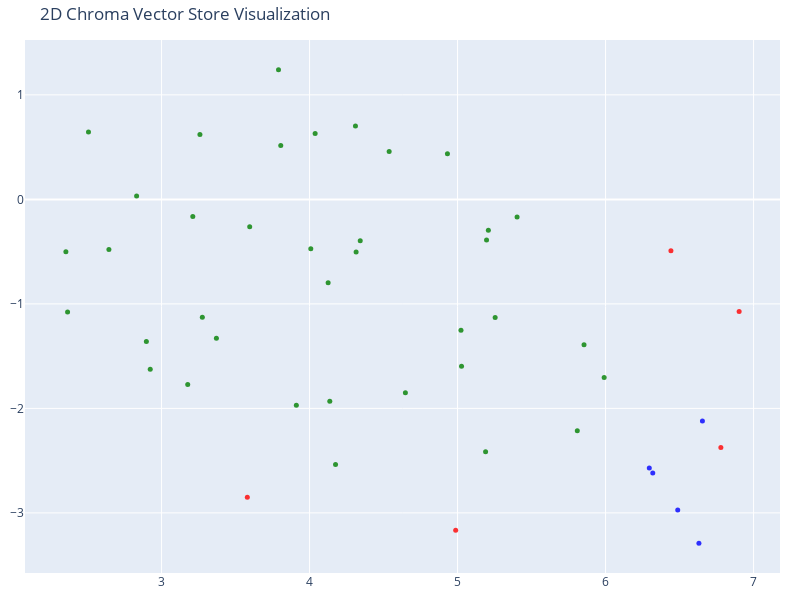

The cell this chart's notebook holds for it:
### Code cell
# We humans find it easier to visalize things in 2D!
# Reduce the dimensionality of the vectors to 2D using t-SNE
# (t-distributed stochastic neighbor embedding)

from sklearn.manifold import TSNE
import plotly.graph_objects as go

tsne = TSNE(n_components=2, random_state=42)
reduced_vectors = tsne.fit_transform(vectors)

# Create the 2D scatter plot
fig = go.Figure(data=[go.Scatter(
    x=reduced_vectors[:, 0],
    y=reduced_vectors[:, 1],
    mode='markers',
    marker=dict(size=5, color=colors, opacity=0.8),
    text=[f"Type: {t}<br>Text: {d[:100]}..." for t, d in zip(doc_types, documents)],
    hoverinfo='text'
)])

fig.update_layout(
    title='2D Chroma Vector Store Visualization',
    scene=dict(xaxis_title='x',yaxis_title='y'),
    width=800,
    height=600,
    margin=dict(r=20, b=10, l=10, t=40)
)

fig.show()

### Figure 1 — Plotly figure (JSON) as saved in the notebook; plotly's stock layout.template omitted (floating-point values rounded to 4 significant figures)
{"data": [{"hoverinfo": "text", "marker": {"color": ["red", "red", "red", "red", "red", "green", "green", "green", "green", "green", "green", "green", "green", "green", "green", "green", "green", "green", "green", "green", "green", "green", "green", "green", "green", "green", "green", "green", "green", "green", "green", "green", "green", "green", "green", "green", "green", "green", "green", "green", "green", "green", "blue", "blue", "blue", "blue", "blue"], "opacity": 0.8, "size": 5}, "mode": "markers", "text": ["Type: services<br>Text: The Intellectual Property & Technology team, led by Sarah Chen, provides comprehensive IP protection...", "Type: services<br>Text: David Thompson heads the Employment Law & Labor Relations practice, representing management in wage ...", "Type: services<br>Text: Our litigation team handles high-stakes commercial disputes, class actions, and white-collar defense...", "Type: services<br>Text: Our Corporate Law group advises clients on mergers and acquisitions, joint ventures, private equity,...", "Type: services<br>Text: The Real Estate & Construction practice, spearheaded by Jennifer Hayes, handles complex acquisitions...", "Type: employees<br>Text: STERLING & ASSOCIATES LAW GROUP - ATTORNEY RECORD\n===============================================\n\nA...", "Type: employees<br>Text: Previous Position (2013 - 2018):\nSenior Associate - Employment Law\n- Specialized in employment litig...", "Type: employees<br>Text: Pre-Law Experience:\nHuman Resources Manager - Metropolitan Insurance Group (2004-2005)\n- Managed HR ...", "Type: employees<br>Text: NOTABLE CASES & MATTERS:\n------------------------\n- Successfully defended $85M class action wage and...", "Type: employees<br>Text: TRIAL & LITIGATION RECORD:\n--------------------------\n- Jury Trials: 15+ with 87% success rate for c...", "Type: employees<br>Text: PUBLICATIONS & SPEAKING:\n------------------------\n- \"Post-Pandemic Workplace: Legal Challenges and S...", "Type: employees<br>Text: BILLING INFORMATION:\n--------------------\nStandard Hourly Rate: $950\nTrial/Hearing Rate: $1,100\nClas...", "Type: employees<br>Text: ANNUAL REVIEWS:\n---------------\n2023: \"Outstanding partner performance with exceptional client devel...", "Type: employees<br>Text: STERLING & ASSOCIATES LAW GROUP - ATTORNEY RECORD\n===============================================\n\nA...", "Type: employees<br>Text: Previous Position (2020 - 2022):\nJunior Associate - Real Estate\n- Started in real estate transaction...", "Type: employees<br>Text: EDUCATION:\n----------\n- Juris Doctor (J.D.), Brooklyn Law School (2020)\n  - Real Estate Law Society,...", "Type: employees<br>Text: SPECIALIZATIONS:\n----------------\n- Commercial Real Estate Transactions\n- Construction Contract Nego...", "Type: employees<br>Text: TRANSACTION VOLUME:\n-------------------\n- Real Estate Transactions Closed: 85+ (total value $1.2B)\n-...", "Type: employees<br>Text: PUBLICATIONS & SPEAKING:\n------------------------\n- \"Construction Law in Post-COVID Commercial Devel...", "Type: employees<br>Text: PERSONAL INFORMATION:\n---------------------\nOffice: 35th Floor\nDirect Phone: (212) 555-0135\nEmail: j...", "Type: employees<br>Text: CERTIFICATIONS & LICENSES:\n---------------------------\n- New York Real Estate Salesperson License (2...", "Type: employees<br>Text: INDUSTRY INVOLVEMENT:\n---------------------\n- Member, Real Estate Finance Association\n- Associate Me...", "Type: employees<br>Text: STERLING & ASSOCIATES LAW GROUP - ATTORNEY RECORD\n===============================================\n\nA...", "Type: employees<br>Text: Previous Position (2001 - 2008):\nAssociate to Senior Associate\n- Started in corporate securities gro...", "Type: employees<br>Text: MAJOR TRANSACTIONS (2023):\n--------------------------\n- Advised TechVision Corp on $4.2B acquisition...", "Type: employees<br>Text: BAR ASSOCIATIONS & MEMBERSHIPS:\n-------------------------------\n- American Bar Association (Business...", "Type: employees<br>Text: LANGUAGES:\n----------\n- English (Native)\n- Spanish (Fluent)\n- Portuguese (Conversational)\n\nCOMMUNITY...", "Type: employees<br>Text: BILLING INFORMATION:\n--------------------\nStandard Hourly Rate: $1,150\nComplex Transaction Rate: $1,...", "Type: employees<br>Text: PROFESSIONAL DEVELOPMENT:\n--------------------------\n- Director's Education Institute, Stanford Grad...", "Type: employees<br>Text: STERLING & ASSOCIATES LAW GROUP - ATTORNEY RECORD\n===============================================\n\nA...", "Type: employees<br>Text: Previous Position (2018 - 2022):\nAssociate - IP & Technology Law\n- Started in patent prosecution and...", "Type: employees<br>Text: TECHNICAL EXPERTISE:\n--------------------\n- Software Development (Python, Java, C++, JavaScript)\n- M...", "Type: employees<br>Text: NOTABLE MATTERS:\n----------------\n- Led patent portfolio strategy for $2.8B acquisition (2023)\n- Def...", "Type: employees<br>Text: BAR ASSOCIATIONS & MEMBERSHIPS:\n-------------------------------\n- New York Intellectual Property Law...", "Type: employees<br>Text: LANGUAGES:\n----------\n- English (Native)\n- Mandarin Chinese (Native)\n- Korean (Conversational)\n\nCOMM...", "Type: employees<br>Text: CLIENT PORTFOLIO:\n-----------------\n- Technology startups and scale-ups\n- Fortune 500 technology com...", "Type: employees<br>Text: AWARDS & RECOGNITION:\n---------------------\n- Client Choice Award - International Law Office (2023)\n...", "Type: employees<br>Text: STERLING & ASSOCIATES LAW GROUP - ATTORNEY RECORD\n===============================================\n\nA...", "Type: employees<br>Text: EDUCATION:\n----------\n- Juris Doctor (J.D.), Harvard Law School (1994)\n  - Harvard Law Review, Senio...", "Type: employees<br>Text: PROFESSIONAL ACHIEVEMENTS:\n--------------------------\n- Super Lawyers \"Top 100\" for 15 consecutive y...", "Type: employees<br>Text: COMMUNITY INVOLVEMENT:\n----------------------\n- Board Chair, New York Legal Aid Society (2019-Presen...", "Type: employees<br>Text: BILLING INFORMATION:\n--------------------\nStandard Hourly Rate: $1,250\nPremium Client Rate: $1,400\nE...", "Type: about<br>Text: Our mission at Sterling & Associates is to provide world-class legal representation with integrity, ...", "Type: about<br>Text: Our leadership team includes some of the most respected legal minds in the profession:\n\n- Alexandra ...", "Type: about<br>Text: Sterling & Associates was established in 1995 by Harvard Law graduate Alexandra Sterling. Beginning ...", "Type: about<br>Text: Sterling & Associates Law Group is a premier litigation and transactional law firm headquartered in ...", "Type: about<br>Text: At Sterling & Associates, we value:\n\n- Excellence: In research, advocacy, and client service\n- Integ..."], "type": "scatter", "x": [6.442, 4.987, 6.779, 6.902, 3.579, 5.189, 2.353, 2.644, 4.315, 4.125, 4.647, 5.196, 4.342, 4.175, 2.365, 2.897, 3.371, 3.177, 3.911, 4.137, 3.275, 2.923, 5.99, 2.831, 4.932, 3.596, 5.023, 5.402, 2.506, 5.854, 3.259, 3.79, 4.31, 3.805, 5.254, 4.038, 4.538, 5.809, 3.211, 4.008, 5.027, 5.208, 6.488, 6.654, 6.319, 6.295, 6.631], "y": [-0.4911, -3.165, -2.375, -1.073, -2.851, -2.415, -0.5019, -0.4787, -0.5045, -0.7966, -1.849, -0.389, -0.3954, -2.536, -1.079, -1.359, -1.328, -1.771, -1.971, -1.933, -1.129, -1.624, -1.705, 0.03143, 0.4375, -0.2629, -1.251, -0.1687, 0.6456, -1.391, 0.6197, 1.24, 0.7014, 0.5164, -1.13, 0.6293, 0.4582, -2.214, -0.1646, -0.4726, -1.596, -0.2946, -2.973, -2.12, -2.619, -2.57, -3.29]}], "layout": {"height": 600, "margin": {"b": 10, "l": 10, "r": 20, "t": 40}, "scene": {"xaxis": {"title": {"text": "x"}}, "yaxis": {"title": {"text": "y"}}}, "title": {"text": "2D Chroma Vector Store Visualization"}, "width": 800}}
